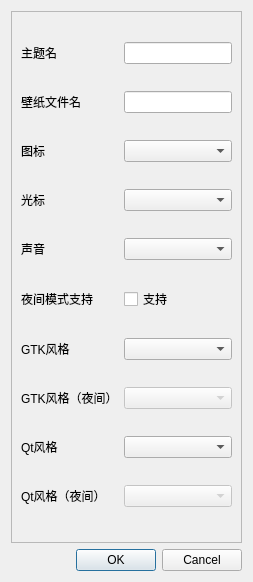
<?xml version="1.0" encoding="UTF-8"?>
<ui version="4.0">
 <class>globalThemeCreator</class>
 <widget class="QDialog" name="globalThemeCreator">
  <property name="geometry">
   <rect>
    <x>0</x>
    <y>0</y>
    <width>253</width>
    <height>582</height>
   </rect>
  </property>
  <property name="windowTitle">
   <string>globalThemeCreator</string>
  </property>
  <layout class="QVBoxLayout" name="verticalLayout" stretch="0,0">
   <item>
    <widget class="QScrollArea" name="scrollArea">
     <property name="widgetResizable">
      <bool>true</bool>
     </property>
     <widget class="QWidget" name="scrollAreaWidgetContents">
      <property name="geometry">
       <rect>
        <x>0</x>
        <y>0</y>
        <width>237</width>
        <height>524</height>
       </rect>
      </property>
      <layout class="QGridLayout" name="gridLayout">
       <item row="5" column="1">
        <widget class="QCheckBox" name="darkModeSupport">
         <property name="text">
          <string>支持</string>
         </property>
        </widget>
       </item>
       <item row="1" column="1">
        <widget class="QLineEdit" name="wallpaperName"/>
       </item>
       <item row="2" column="1">
        <widget class="QComboBox" name="iconName"/>
       </item>
       <item row="8" column="0">
        <widget class="QLabel" name="label_9">
         <property name="text">
          <string>Qt风格</string>
         </property>
        </widget>
       </item>
       <item row="4" column="1">
        <widget class="QComboBox" name="soundName"/>
       </item>
       <item row="0" column="1">
        <widget class="QLineEdit" name="themeName">
         <property name="sizePolicy">
          <sizepolicy hsizetype="Expanding" vsizetype="Fixed">
           <horstretch>0</horstretch>
           <verstretch>0</verstretch>
          </sizepolicy>
         </property>
        </widget>
       </item>
       <item row="5" column="0">
        <widget class="QLabel" name="label_6">
         <property name="text">
          <string>夜间模式支持</string>
         </property>
        </widget>
       </item>
       <item row="1" column="0">
        <widget class="QLabel" name="label_2">
         <property name="text">
          <string>壁纸文件名</string>
         </property>
        </widget>
       </item>
       <item row="3" column="1">
        <widget class="QComboBox" name="cursorName"/>
       </item>
       <item row="3" column="0">
        <widget class="QLabel" name="label_4">
         <property name="text">
          <string>光标</string>
         </property>
        </widget>
       </item>
       <item row="2" column="0">
        <widget class="QLabel" name="label_3">
         <property name="text">
          <string>图标</string>
         </property>
        </widget>
       </item>
       <item row="6" column="0">
        <widget class="QLabel" name="label_7">
         <property name="text">
          <string>GTK风格</string>
         </property>
        </widget>
       </item>
       <item row="4" column="0">
        <widget class="QLabel" name="label_5">
         <property name="text">
          <string>声音</string>
         </property>
        </widget>
       </item>
       <item row="8" column="1">
        <widget class="QComboBox" name="qtStyle"/>
       </item>
       <item row="7" column="1">
        <widget class="QComboBox" name="gtkNightStyle">
         <property name="enabled">
          <bool>false</bool>
         </property>
        </widget>
       </item>
       <item row="7" column="0">
        <widget class="QLabel" name="label_8">
         <property name="text">
          <string>GTK风格（夜间）</string>
         </property>
        </widget>
       </item>
       <item row="6" column="1">
        <widget class="QComboBox" name="gtkStyle"/>
       </item>
       <item row="0" column="0">
        <widget class="QLabel" name="label">
         <property name="sizePolicy">
          <sizepolicy hsizetype="Preferred" vsizetype="Preferred">
           <horstretch>1</horstretch>
           <verstretch>0</verstretch>
          </sizepolicy>
         </property>
         <property name="text">
          <string>主题名</string>
         </property>
        </widget>
       </item>
       <item row="9" column="0">
        <widget class="QLabel" name="label_10">
         <property name="text">
          <string>Qt风格（夜间）</string>
         </property>
        </widget>
       </item>
       <item row="9" column="1">
        <widget class="QComboBox" name="qtNightStyle">
         <property name="enabled">
          <bool>false</bool>
         </property>
        </widget>
       </item>
      </layout>
     </widget>
    </widget>
   </item>
   <item>
    <widget class="QDialogButtonBox" name="buttonBox">
     <property name="orientation">
      <enum>Qt::Horizontal</enum>
     </property>
     <property name="standardButtons">
      <set>QDialogButtonBox::Cancel|QDialogButtonBox::Ok</set>
     </property>
    </widget>
   </item>
  </layout>
 </widget>
 <resources/>
 <connections>
  <connection>
   <sender>buttonBox</sender>
   <signal>accepted()</signal>
   <receiver>globalThemeCreator</receiver>
   <slot>accept()</slot>
   <hints>
    <hint type="sourcelabel">
     <x>20</x>
     <y>20</y>
    </hint>
    <hint type="destinationlabel">
     <x>20</x>
     <y>20</y>
    </hint>
   </hints>
  </connection>
  <connection>
   <sender>buttonBox</sender>
   <signal>rejected()</signal>
   <receiver>globalThemeCreator</receiver>
   <slot>reject()</slot>
   <hints>
    <hint type="sourcelabel">
     <x>20</x>
     <y>20</y>
    </hint>
    <hint type="destinationlabel">
     <x>20</x>
     <y>20</y>
    </hint>
   </hints>
  </connection>
 </connections>
</ui>
